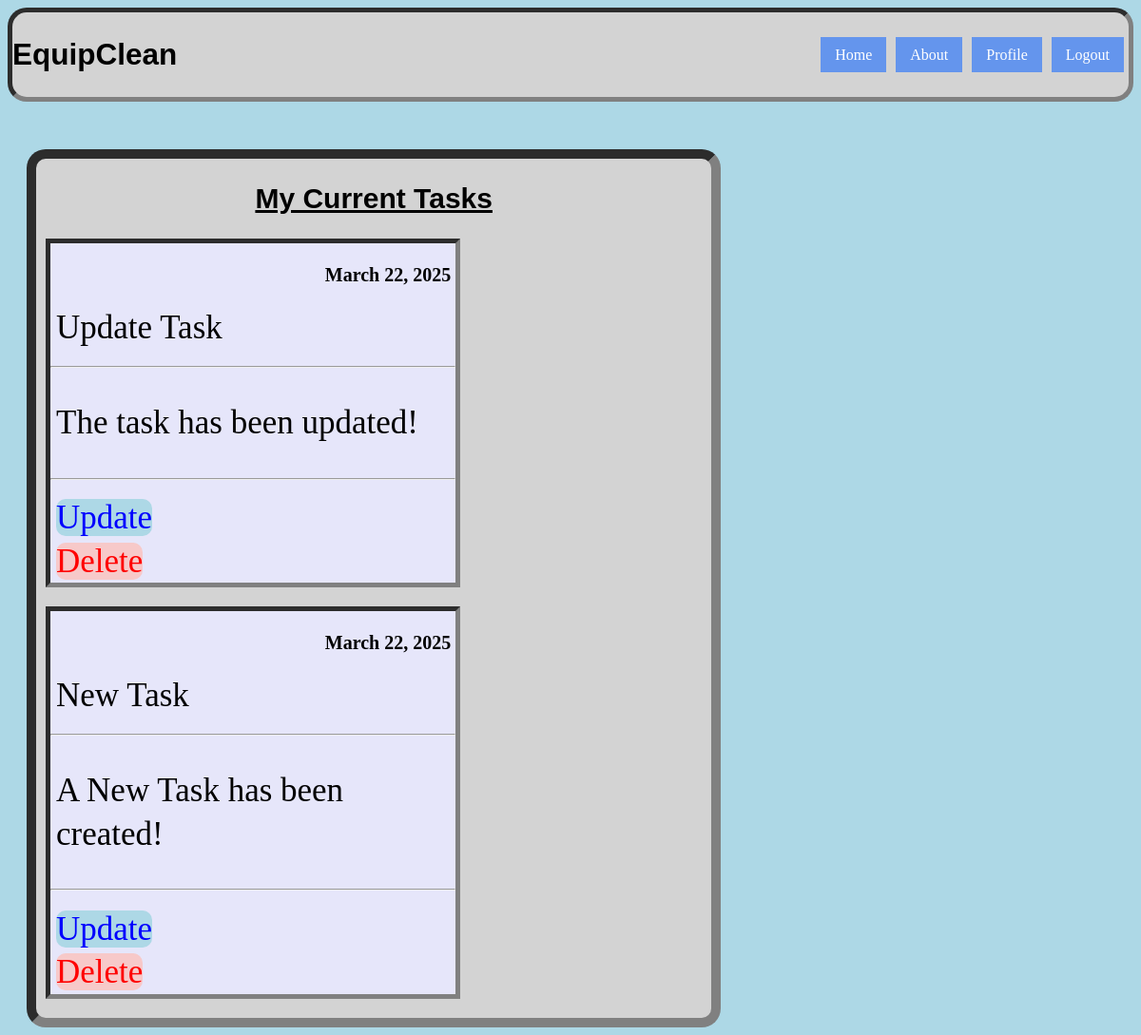
The app's page /view-task/ (signed in), older data.
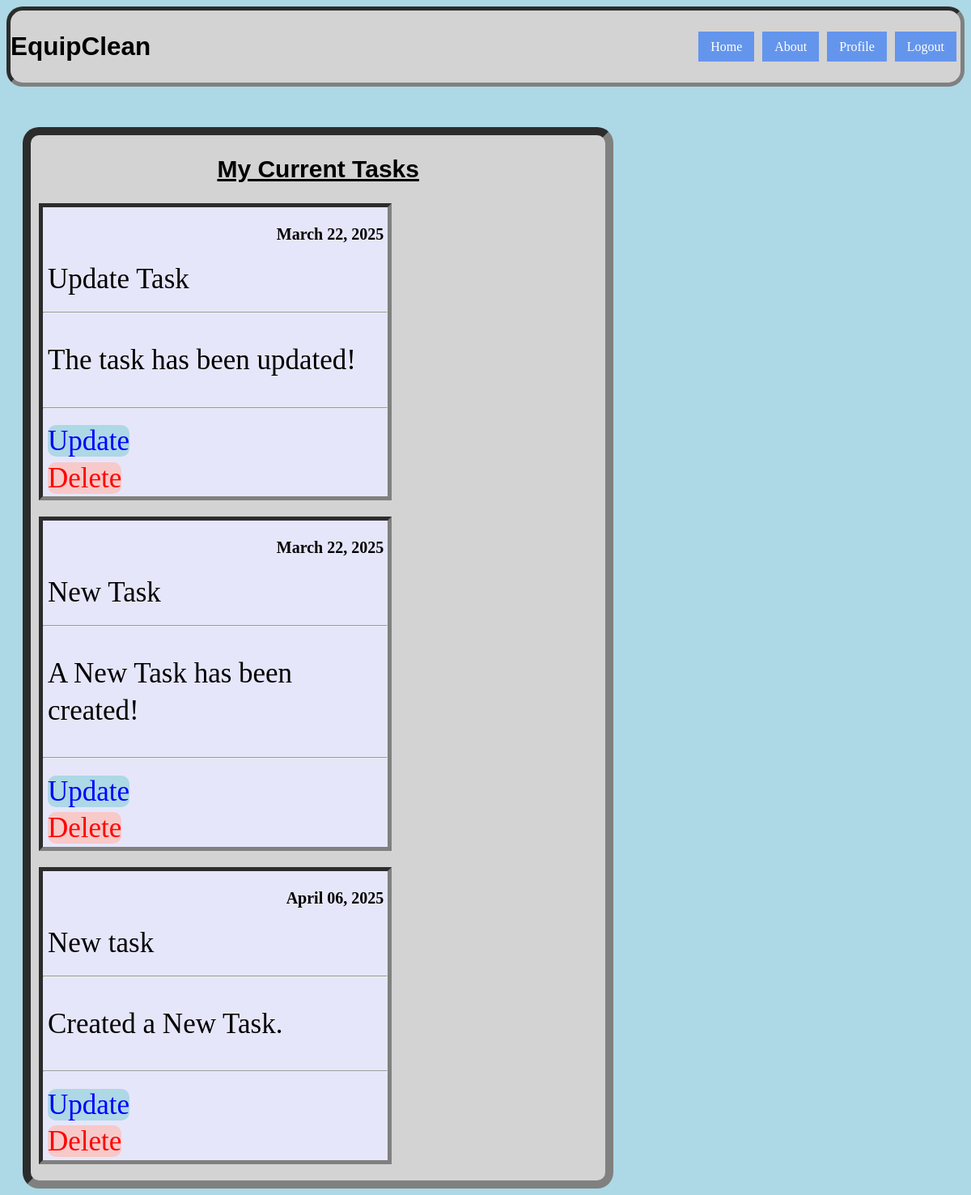
The same page, newer data.
### my_app/models.py (models this page shows)
class Task(models.Model):
    title = models.CharField(max_length=100)
    content = models.TextField()
    date_posted = models.DateTimeField(default=timezone.now)
    user = models.ForeignKey(User, on_delete=models.CASCADE)

### my_app/views.py (the view)
# urls.py: path('view-task/', viewTask, name='viewTask'),
@login_required
def viewTask(request):
    current_user = request.user.id
    task = Task.objects.all().filter(user=current_user)
    context = {'task': task}
    return render(request, 'view-task.html', context=context)

### my_app/templates/view-task.html
{% extends "base.html" %}
{% load static %}
{% block content %}
<div class="view-task">
    <div class="content-view-task">
        <h2 style="text-align: center;">My Current Tasks</h2>
        {% for tsk in task %}
        <div class="container-view-task" style="border: 5px inset gray; background-color: lavender; width: 60%; margin-left: 10px; margin-bottom: 20px; margin-top:15px; line-height: 1.3; font-size: 35px;">
            <p style="text-align: right; font-weight: bold; font-size: 20px; margin-right: 5px;">{{ tsk.date_posted|date:"F d, Y" }}</p>
            <p style="margin-left: 6px; margin-top: 6px; margin-bottom: 6px;">{{ tsk.title }}</p>
            <hr>
            <p style="margin-left: 6px;">{{ tsk.content }}</p>
            <hr>
            <a id="update-btn" href="{% url 'updateTask' tsk.id %}" >Update</a>
            <br>
            <a id="delete-btn" href="{% url 'deleteTask' tsk.id %}" >Delete</a>
        </div>
        {% endfor %}
    </div>
</div>
{% endblock %}

Row changes from the older to the newer data that the page shows:
added Task: date_posted "April 06, 2025", title "New task", content "Created a New Task."
